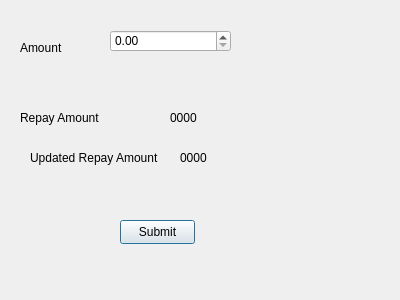
<?xml version="1.0" encoding="UTF-8"?>
<ui version="4.0">
 <class>Dialog</class>
 <widget class="QDialog" name="Dialog">
  <property name="geometry">
   <rect>
    <x>0</x>
    <y>0</y>
    <width>400</width>
    <height>300</height>
   </rect>
  </property>
  <property name="windowTitle">
   <string>Dialog</string>
  </property>
  <widget class="QLabel" name="label">
   <property name="geometry">
    <rect>
     <x>20</x>
     <y>40</y>
     <width>49</width>
     <height>16</height>
    </rect>
   </property>
   <property name="text">
    <string>Amount</string>
   </property>
  </widget>
  <widget class="QLabel" name="label_4">
   <property name="geometry">
    <rect>
     <x>20</x>
     <y>110</y>
     <width>131</width>
     <height>16</height>
    </rect>
   </property>
   <property name="text">
    <string>Repay Amount</string>
   </property>
  </widget>
  <widget class="QLabel" name="nprepayamount">
   <property name="geometry">
    <rect>
     <x>170</x>
     <y>110</y>
     <width>49</width>
     <height>16</height>
    </rect>
   </property>
   <property name="text">
    <string>0000</string>
   </property>
  </widget>
  <widget class="QPushButton" name="npsubmit">
   <property name="geometry">
    <rect>
     <x>120</x>
     <y>220</y>
     <width>75</width>
     <height>24</height>
    </rect>
   </property>
   <property name="text">
    <string>Submit</string>
   </property>
  </widget>
  <widget class="QLabel" name="npuprepayamount">
   <property name="geometry">
    <rect>
     <x>180</x>
     <y>150</y>
     <width>49</width>
     <height>16</height>
    </rect>
   </property>
   <property name="text">
    <string>0000</string>
   </property>
  </widget>
  <widget class="QLabel" name="label_5">
   <property name="geometry">
    <rect>
     <x>30</x>
     <y>150</y>
     <width>131</width>
     <height>16</height>
    </rect>
   </property>
   <property name="text">
    <string>Updated Repay Amount</string>
   </property>
  </widget>
  <widget class="QDoubleSpinBox" name="nppayamount">
   <property name="geometry">
    <rect>
     <x>110</x>
     <y>30</y>
     <width>121</width>
     <height>22</height>
    </rect>
   </property>
   <property name="maximum">
    <double>9999999999.000000000000000</double>
   </property>
  </widget>
 </widget>
 <resources/>
 <connections/>
</ui>
